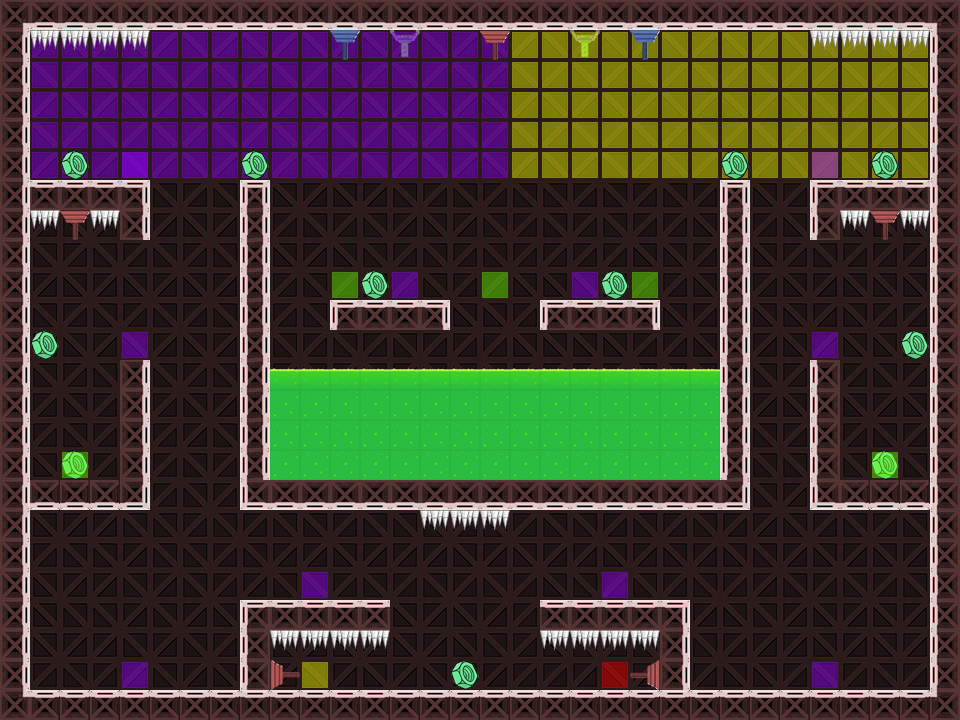

Rendered tile map (Tiled .tmx) drawn with the repository's tilesets; below, a short description and the map source with its tile grids summarised:
An orthogonal 32x24 tile map with 30x30 px tiles, 11 tile layers (Background, Turrets, TurretsHitbox, Walls, ...), 1 hidden layer not drawn.

<map version="1.2" tiledversion="1.3.1" orientation="orthogonal" renderorder="right-down" compressionlevel="0" width="32" height="24" tilewidth="30" tileheight="30" infinite="0" nextlayerid="16" nextobjectid="1">
 <tileset firstgid="1" source="TileSet_map_3.tsx" />
 <layer id="2" name="Background" width="32" height="24">
  <data>[768 cells, 768 non-empty, 5 distinct tile ids]</data>
 </layer>
 <layer id="9" name="Turrets" width="32" height="24">
  <data>[768 cells, 2 non-empty, 1 distinct tile ids]</data>
 </layer>
 <layer id="10" name="TurretsHitbox" width="32" height="24">
  <data>[768 cells, 150 non-empty, 2 distinct tile ids]</data>
 </layer>
 <layer id="1" name="Walls" width="32" height="24">
  <data>[768 cells, 193 non-empty, 16 distinct tile ids]</data>
 </layer>
 <layer id="3" name="StaticEnemies" width="32" height="24">
  <data>[768 cells, 83 non-empty, 3 distinct tile ids]</data>
 </layer>
 <layer id="4" name="Rewards" width="32" height="24">
  <data>[768 cells, 11 non-empty, 1 distinct tile ids]</data>
 </layer>
 <layer id="13" name="HiddenTurrets" width="32" height="24" visible="0">
  <data>[768 cells, 0 non-empty, 0 distinct tile ids]</data>
 </layer>
 <layer id="5" name="Fire" width="32" height="24">
  <data>[768 cells, 5 non-empty, 3 distinct tile ids]</data>
 </layer>
 <layer id="15" name="Upgrades" width="32" height="24">
  <data>[768 cells, 10 non-empty, 1 distinct tile ids]</data>
 </layer>
 <layer id="7" name="Laser" width="32" height="24">
  <data>[768 cells, 2 non-empty, 1 distinct tile ids]</data>
 </layer>
 <layer id="8" name="LaserMax" width="32" height="24">
  <data>[768 cells, 2 non-empty, 1 distinct tile ids]</data>
 </layer>
 <layer id="6" name="FireMax" width="32" height="24">
  <data>[768 cells, 5 non-empty, 3 distinct tile ids]</data>
 </layer>
</map>
